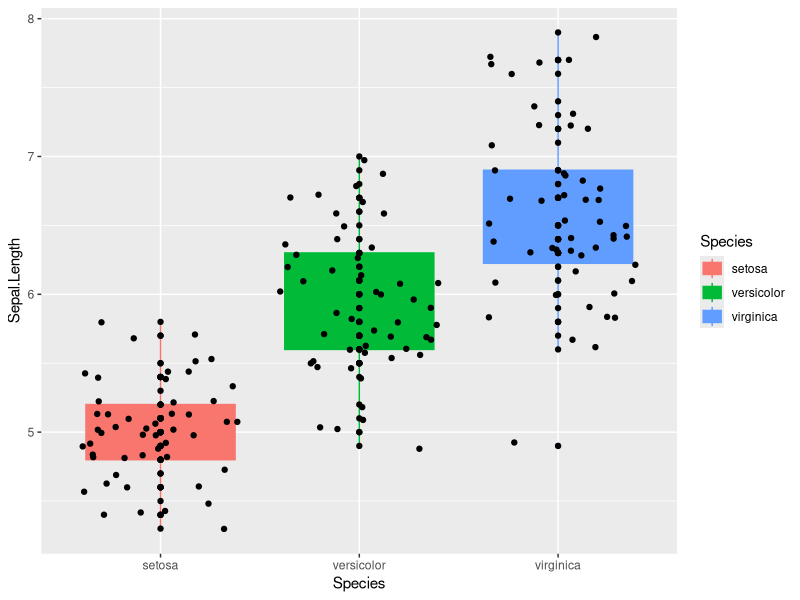
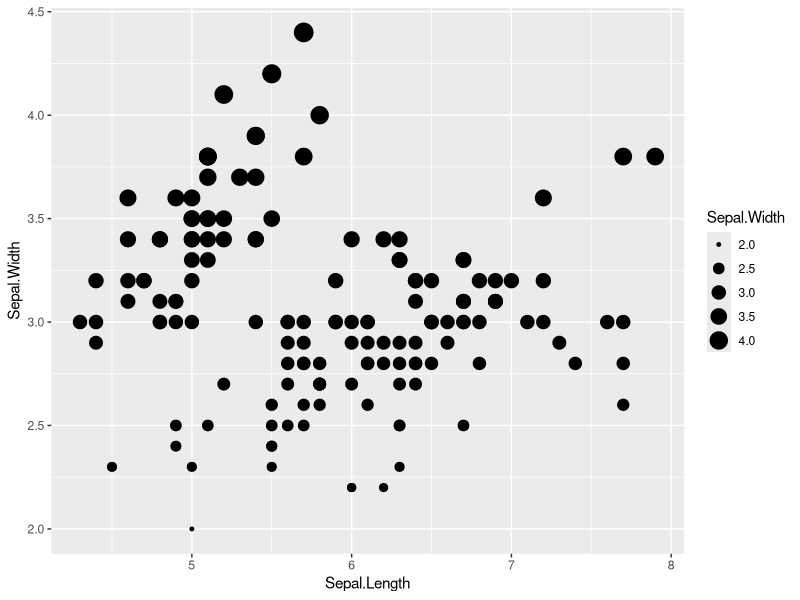

Reproduce these figures in R, in order.
#####exercise
library(ggplot2)
data(iris)
head(iris)

ggplot(iris, aes(Species, Sepal.Length)) + geom_boxplot(aes(fill = Species, color = Species)) + geom_point() + geom_jitter()

ggplot(iris, aes(Sepal.Length, Sepal.Width, size = Sepal.Width)) + 
  geom_point()